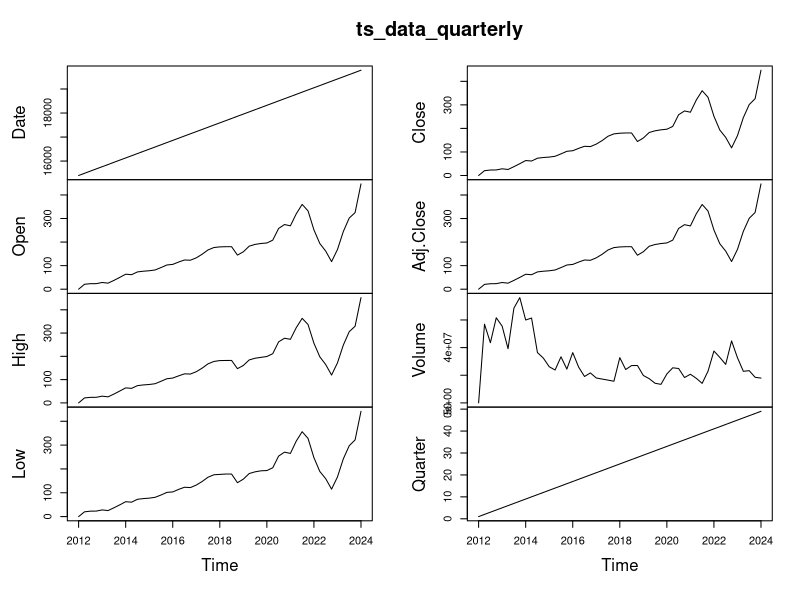
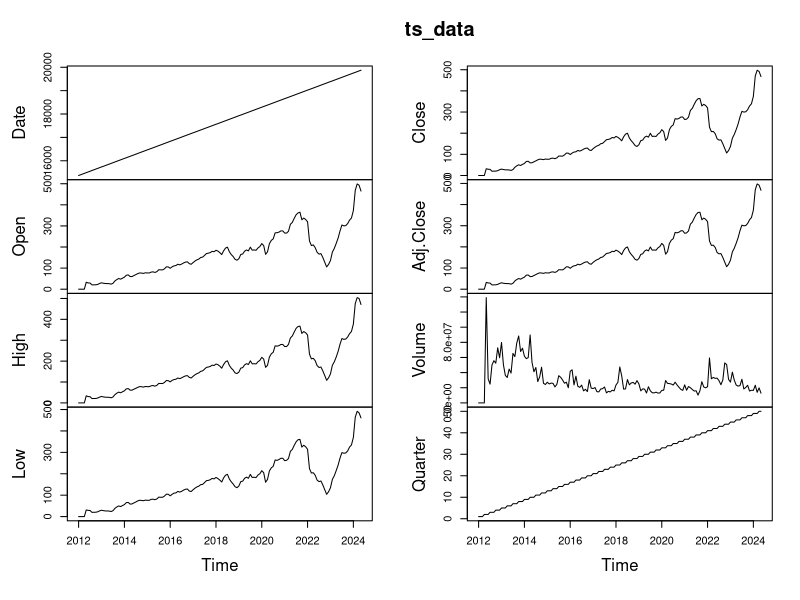
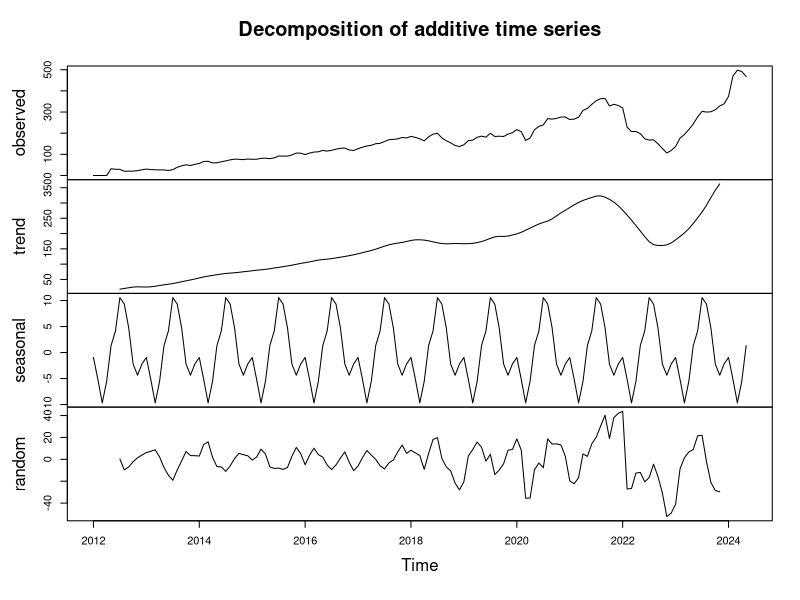
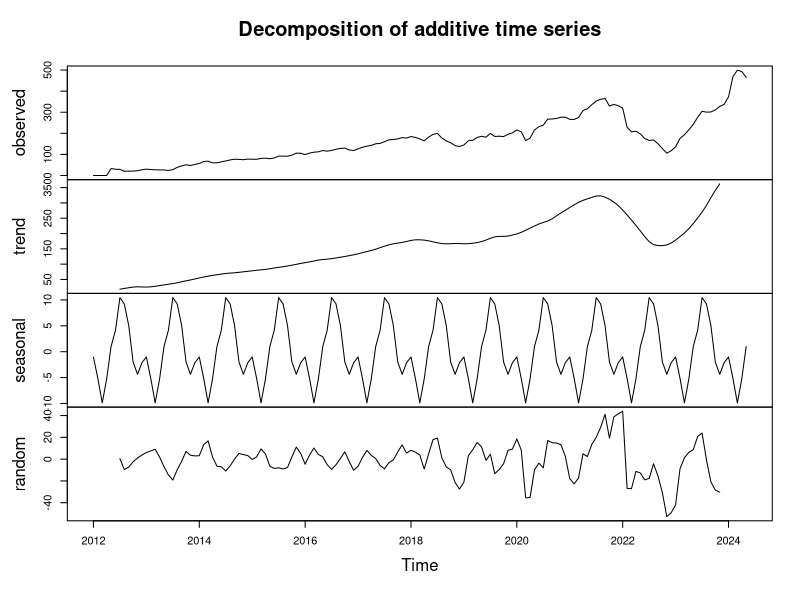
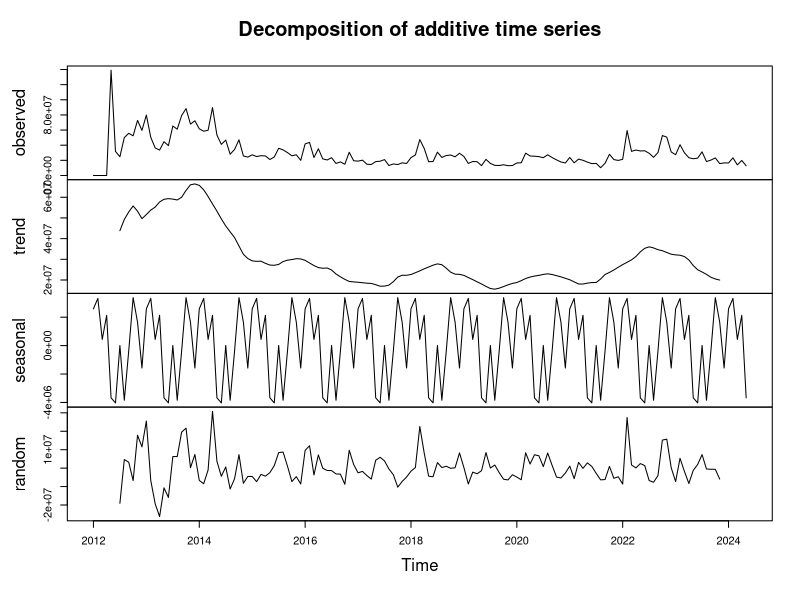
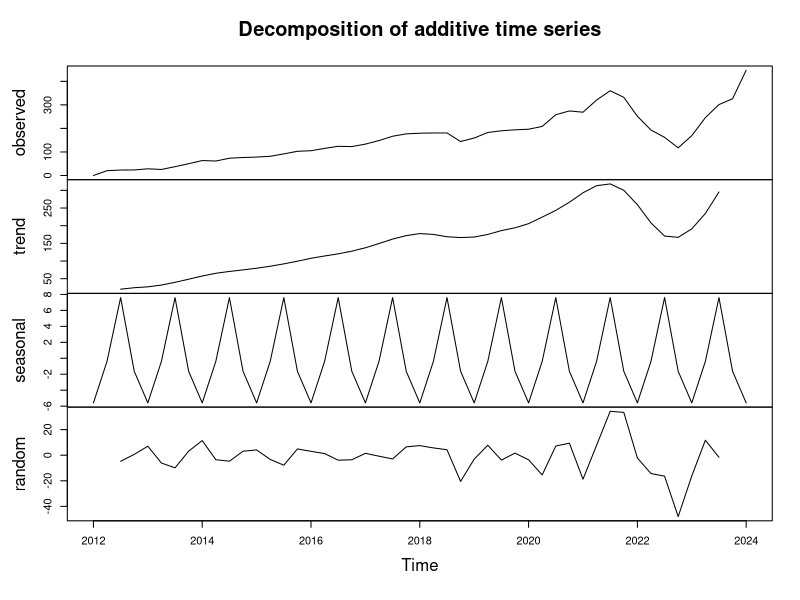
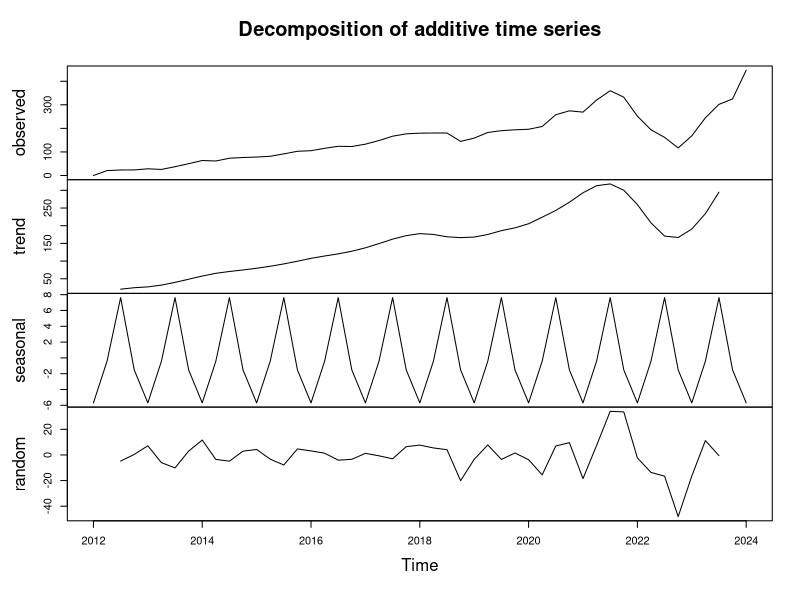
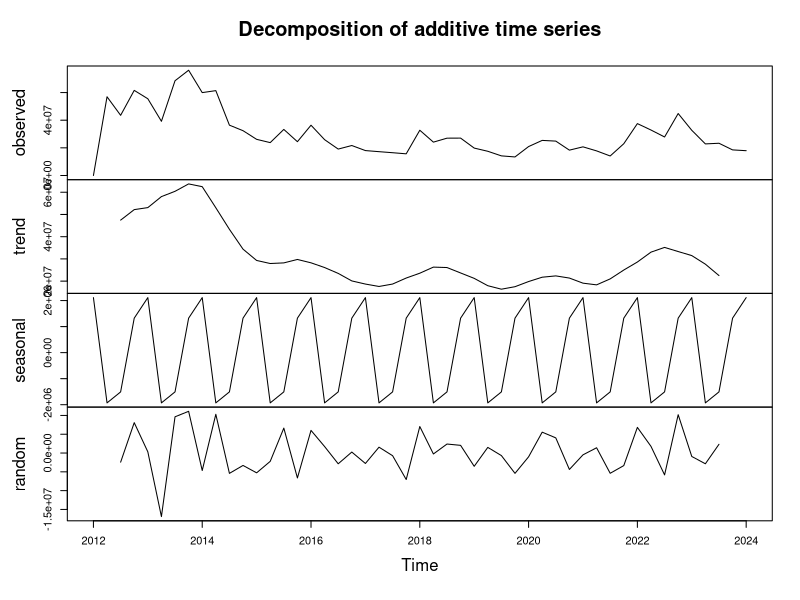

These charts were generated, in order, by the following R code:
## ---- chunk 1
knitr::opts_chunk$set(echo = TRUE)
library(tidyverse)
library(lubridate)
library(forecast)
library(gridExtra)
library(ggplot2)
library(TTR)

## ---- chunk 2
data <- read.csv("./monthly_averages.csv")

# 1.1 Převod datumu na správný datový typ Date
data <- data %>%
  mutate(Date = as.Date(Date, format="%Y-%m-%d"))

# 1.2 Seřazení podle datumu
data <- data %>%
  arrange(Date) 

# 1.3 Agregace pro kvartály
data <- data %>%
  mutate(Quarter = paste(year(Date), quarter(Date), sep = " Q"))

data
## ---- chunk 3
# Měsíc
ts_data <- ts(data, start = c(year(min(data$Date)), month(min(data$Date))), frequency = 12)

# Kvartál
ts_data_quarterly <- aggregate(ts_data, nfrequency=4, FUN=mean) # kvartál - mean(ni -> ni+3)

# Složka close - kvartál, rok
ts_data_close <- ts(data$Close, start = c(year(min(data$Date)), month(min(data$Date))), frequency = 12)
ts_data_quarterly_close <- aggregate(ts_data_close, nfrequency=4, FUN=mean)

# Složka open - kvartál, rok
ts_data_open <- ts(data$Open, start = c(year(min(data$Date)), month(min(data$Date))), frequency = 12)
ts_data_quarterly_open <- aggregate(ts_data_open, nfrequency=4, FUN=mean)

# Složka vol - kvartál, rok
ts_data_vol <- ts(data$Volume, start = c(year(min(data$Date)), month(min(data$Date))), frequency = 12)
ts_data_quarterly_vol <- aggregate(ts_data_vol, nfrequency=4, FUN=mean)

# výstupy
ts_data
ts_data_quarterly
plot(ts_data_quarterly)
plot(ts_data)
## ---- chunk 4
# Dekompozice
decomposed <- decompose(ts_data)

decomp_close <- decompose(ts_data_close)
decomp_open <- decompose(ts_data_open)
decomp_vol <- decompose(ts_data_vol)

decomp_qclose <- decompose(ts_data_quarterly_close, type = "additive")
decomp_qopen <- decompose(ts_data_quarterly_open, type = "additive")
decomp_qvol <- decompose(ts_data_quarterly_vol, type = "additive")

# Vizualizace - dekompozice časové řady
# roční
plot(decomp_close)
plot(decomp_open)
plot(decomp_vol)

# kvartální
plot(decomp_qclose)
plot(decomp_qopen)
plot(decomp_qvol)
## ---- chunk 5
# Budeme porovnávat - náhled do dat
# 1. vytvoříme Time Series pro dané proměnné
ts_close <- ts(data$Close, start = c(year(min(data$Date)), month(min(data$Date))), frequency = 12) # ročí - pro hodnotu Close
ts_volume <- ts(data$Volume, start = c(year(min(data$Date)), month(min(data$Date))), frequency = 12) # ročí - pro hodnotu Volume
ts_open <- ts(data$Open, start = c(year(min(data$Date)), month(min(data$Date))), frequency = 12) # ročí - pro hodnotu Volume

plot(ts_close)
plot(ts_volume)
plot(ts_open)

# grafy jedotlivých proměnných s vyhlazením
p1 <- ggplot(data, aes(x = Date, y = Close)) +
  geom_line(color = "blue") +
  geom_smooth(method = "loess", color = "red", se = FALSE, size = 0.5) +
  ggtitle("Close")

p2 <- ggplot(data, aes(x = Date, y = Volume)) +
  geom_line(color = "blue") +
  geom_smooth(method = "loess", color = "red", se = FALSE, size = 0.5) +
  ggtitle("Volume")

p3 <- ggplot(data, aes(x = Date, y = Open)) +
  geom_line(color = "blue") +
  geom_smooth(method = "loess", color = "red", se = FALSE, size = 0.5) +
  ggtitle("Open")

# zobrazení
grid.arrange(p1, p2, p3, ncol = 1)

## ---- chunk 6


## ---- chunk 7
# Jednoduché exponenciální vyrovnání
ses_close <- ses(data$Close, h = 12)
ses_open <- ses(data$Open, h = 12)
ses_volume <- ses(data$Volume, h = 12)

# Nahrání výsledků k půlvodnímu datasetu
data <- data %>%
  mutate(SES_Close = fitted(ses_close),
         SES_Open = fitted(ses_open),
         SES_Volume = fitted(ses_volume))

# Vizualizace
p4 <- ggplot(data, aes(x = Date)) +
  geom_line(aes(y = Close), color = "blue") +
  geom_line(aes(y = SES_Close), color = "purple", size = 1) +
  labs(title = "Close s vyhazením Simple Exponential Smoothing", x = "Date", y = "Close Price")

p5 <- ggplot(data, aes(x = Date)) +
  geom_line(aes(y = Volume), color = "blue") +
  geom_line(aes(y = SES_Volume), color = "purple", size = 1) +
  labs(title = "Volume s vyhlazením Simple Exponential Smoothing", x = "Date", y = "Volume")

p6 <- ggplot(data, aes(x = Date)) +
  geom_line(aes(y = Open), color = "blue") +
  geom_line(aes(y = SES_Open), color = "purple", size = 1) +
  labs(title = "Open Price s vyhlazením Simple Exponential Smoothing", x = "Date", y = "Open Price")

# Zobrazení grafů vedle sebe
grid.arrange(p4, p5, p6, ncol = 1)
## ---- chunk 8
# 3. Analýza

# Autokorelační funkce
lag_max <- 60 #-> 5 let
qlag_max <- 20 #-> 5 let
# ACF a PACF pro 'close'
residual_close <- decomp_close$random
residual_close <- na.omit(residual_close) # Odstranění NA hodnot
acf(residual_close, main="ACF pro close", lag.max=lag_max)
#=> jsou prahové korelace - slabá korelace - v dlouhodobém posunu klesá
pacf(residual_close, lag.max=lag_max)
#=> jsou prahové korelace - slabá korelace - v dlouhodobém posunu klesá

# kvartály
residual_qclose <- decomp_qclose$random
residual_qclose <- na.omit(residual_qclose) # Odstranění NA hodnot
acf(residual_qclose, main="ACF pro close v Q", lag.max=lag_max)
#=> NEjsou prahové korelace - slabá korelace - v dlouhodobém posunu klesá
pacf(residual_qclose, lag.max=qlag_max)
#=> jsou prahové korelace - slabá korelace - v dlouhodobém posunu klesá

# ACF a PACF pro 'open'
residual_open <- decomp_open$random
residual_open <- na.omit(residual_open)
acf(residual_open, main="ACF pro open", lag.max=lag_max)
#=> jsou prahové korelace - slabá korelace, ale vyskytuje se i ve 3. lagu
#- nějaký milník nebo pád
# - v dlouhodobém posunu klesá
pacf(residual_open, lag.max=lag_max)
#=> jsou prahové korelace - slabá korelace - v dlouhodobém posunu klesá

# kvartály
residual_qopen <- decomp_qopen$random
residual_qopen <- na.omit(residual_qopen)
acf(residual_qopen, main="ACF pro open v Q", lag.max=lag_max)
#=> NEjsou prahové korelace - slabá korelace - v dlouhodobém posunu klesá
pacf(residual_qopen, lag.max=qlag_max)
#=> NEjsou prahové korelace - slabá korelace - v dlouhodobém posunu klesá

# ACF a PACF pro 'volume'
residual_volume <- decomp_vol$random
residual_volume <- na.omit(residual_volume)
acf(residual_volume, main="ACF pro volume", lag.max=lag_max)
#=> NEjsou prahové korelace - slabá korelace - v dlouhodobém posunu klesá
pacf(residual_volume, lag.max=lag_max)
#=> NEjsou prahové korelace - slabá korelace - v dlouhodobém posunu klesá

# kvartály
residual_qvol <- decomp_qvol$random
residual_qvol <- na.omit(residual_qvol)
acf(residual_qvol, main="ACF pro volume v Q", lag.max=lag_max)
#=> NEjsou prahové korelace - slabá korelace - v dlouhodobém posunu klesá
pacf(residual_qvol, lag.max=qlag_max)
#=> jsou prahové korelace - 6. kvartál vůči 1. - slabá korelace - v dlouhodobém posunu klesá

## ---- chunk 9
# Vytvoření modelu sezónnosti pomocí tslm

# Model sezónnosti pro Close
model_close <- tslm(ts_close ~ trend + season)
summary(model_close)
model_close$coefficients

# Model sezónnosti pro Open
model_open <- tslm(ts_open ~ trend + season)
summary(model_open)
model_open$coefficients

# Model sezónnosti pro Volume
model_volume <- tslm(ts_volume ~ trend + season)
summary(model_volume)
model_volume$coefficients

model_qclose <- tslm(ts_data_quarterly_close ~ trend + season)
summary(model_qclose)
checkresiduals(model_qclose)

## ---- chunk 10
checkresiduals(model_close)
checkresiduals(model_volume)
checkresiduals(model_open)
## ---- chunk 11
# Předpověď pomocí modelu sezónnosti
fc_close <- forecast(model_close, h = 12)
fc_open <- forecast(model_open, h = 12)
fc_volume <- forecast(model_volume, h = 12)
fc_qclose <- forecast(model_qclose, h=4)

# Vizualizace výsledků modelu a předpovědi
p7 <- autoplot(fc_close) +
  labs(title = "Předpověď pro Close Price", x = "Date", y = "Close Price")

p8 <- autoplot(fc_open) +
  labs(title = "Předpověď pro Open Price", x = "Date", y = "Open Price")

p9 <- autoplot(fc_volume) +
  labs(title = "Předpověď pro Volume", x = "Date", y = "Volume")

p10 <- autoplot(fc_qclose)+
    labs(title = "TSLM Předpověď pro Q Close", x = "Date", y = "Close Price")


# Zobrazení grafů vedle sebe
grid.arrange(p7, p8, p9, p10, ncol = 1)

## ---- chunk 12
# Roční close
sarima_close <- auto.arima(ts_close, seasonal=TRUE)
fitted_values_close <- fitted(sarima_close)

summary(sarima_close)
# Optimali ARIMA model: ARIMA(2,1,2)
# => AR - využíváme 2 předchozí hodnoty časové řady k predikci současné hodnoty
# => I - Diference: data byly jednou diferencovaná  kvůli stacionaritě
# => MA - zohledňuje dvě předchozí chyby (rezidua) k predikci současné hodnoty
# => Drift - trend v modelu - konstanta

# ar - autoregresní koefeicienty
# ma - koeficienty klouzavého průměru


predict_sarima_close <- forecast(fitted_values_close, h=12)

ps1 <- autoplot(ts_close, series="Vstupní data")+
  autolayer(predict_sarima_close , series="Predikce SARIMA - close")+
  labs(title = "SARIMA - Předpověď pro Close", x = "Date", y = "Close")


# Roční open
sarima_open <- auto.arima(ts_open, seasonal=TRUE)
fitted_values_open <- fitted(sarima_open)

summary(sarima_open)
# ARIMA(3,1,3) with drift
predict_sarima_open <- forecast(fitted_values_open, h=12)

ps2 <- autoplot(ts_open, series="Vstupní data")+
  autolayer(predict_sarima_open , series="Predikce SARIMA - open")+
  labs(title = "SARIMA - Předpověď pro Open", x = "Date", y = "Open")


# Roční volume
sarima_volume <- auto.arima(ts_volume, seasonal=TRUE)
fitted_values_volume <- fitted(sarima_volume)
summary(sarima_volume)
# ARIMA(0,1,1) 

predict_sarima_volume <- forecast(fitted_values_volume, h=12)

ps3 <- autoplot(ts_volume, series="Vstupní data")+
  autolayer(predict_sarima_volume , series="Predikce SARIMA - volume")+
  labs(title = "SARIMA - Předpověď pro Volume", x = "Date", y = "Volume")


# SARIMA kvartál close
sarima_qclose <- auto.arima(ts_data_quarterly_close, seasonal=TRUE)

# Vypočítané hodnoty modelem
fitted_values_qclose <- fitted(sarima_qclose)
pred_q_sarima_close <- forecast(sarima_qclose, h=4)

# Vizualizace
ps4 <- autoplot(ts_data_quarterly_close, series="Vstupní data")+
  autolayer(pred_q_sarima_close, series="Predikce SARIMA - Q close")+
  labs(title = "SARIMA - Předpověď pro Q Close", x = "Date", y = "Close")

grid.arrange(ps1, ps2, ps3, ps4, ncol = 1)

## ---- chunk 13

# Roční Close
ets_model_close <- ets(ts_close)
ets_fitted_close <- fitted(ets_model_close)
ets_pred_close <- forecast(ets_fitted_close,h=12)

pe1 <- autoplot(ts_close, series="Vstupní data") +
  autolayer(ets_pred_close  , series="Predikce Close")+
  labs(title = "ETS - Předpověď pro Close", x = "Date", y = "Close")

# Roční Open
ets_model_open <- ets(ts_open, model="AAA")
ets_fitted_open <- fitted(ets_model_open)
ets_pred_open <- forecast(ets_fitted_open,h=12)

pe2 <- autoplot(ts_open, series="Vstupní data") +
  autolayer(ets_pred_open  , series="Predikce Open") +
  labs(title = "ETS - Předpověď pro Open", x = "Date", y = "Open")


# Roční Volume
ets_model_volume <- ets(ts_volume, model="AAA")
ets_fitted_volume <- fitted(ets_model_volume)
ets_pred_volume <- forecast(ets_fitted_volume,h=12)

pe3 <- autoplot(ts_volume, series="Vstupní data") +
  autolayer(ets_pred_volume  , series="Predikce Volume") + 
  labs(title = "ETS - Předpověď pro Volume", x = "Date", y = "Volume")


# Close Q

ets_model_qclose <- ets(ts_data_quarterly_close, model="AAA") # změna na automatickou volbu modelu
ets_fitted_qclose <-fitted(ets_model_qclose)
ets_pred_qclose <- forecast(ets_fitted_qclose, h=4)

# ETS - vizualizace
pe4 <- autoplot(ts_data_quarterly_close, series="Vstupní data") +
  autolayer(ets_pred_qclose , series="Fitted data") +
  labs(title = "ETS - Předpověď pro Q Close", x = "Date", y = "Q Close")

grid.arrange(pe1, pe2, pe3, pe4, ncol = 1)

## ---- chunk 14
# SMA pro Close
sma_close <- SMA(data$Close, n = 3) # 3-měsíční klouzavý průměr

# Vizualizace SMA modelu
ggplot(data, aes(x = Date)) +
  geom_line(aes(y = Close), color = "blue") +
  geom_line(aes(y = sma_close), color = "red", size = 1) +
  labs(title = "Close Price s vyhlazením SMA", x = "Date", y = "Close Price")
## ---- chunk 15
Close = ts_data_quarterly[,'Close']
Open = ts_data_quarterly[, 'Open']
High = ts_data_quarterly[, 'High']
Low = ts_data_quarterly[, 'Low']
Volume = ts_data_quarterly[, 'Volume']

lag <- 20 #-> 5 let
ccf(Close, Open,na.action =na.pass, lag=lag)
ccf(Close, High,na.action =na.pass, lag=lag)
ccf(Close, Low,na.action =na.pass, lag=lag)
ccf(Volume, Open,na.action =na.pass, lag=lag)
## ---- chunk 16
# SARIMA
checkresiduals(sarima_close)
# p-value < 2.2e-16 => ZAMÍTÁME H0

# LM
checkresiduals(model_close)
# p-value < 2.2e-16 => ZAMÍTÁME H0

# ETS
checkresiduals(ets_model_close)
# p-value < 2.2e-16 => ZAMÍTÁME H0
## ---- chunk 17
# Vyhodnocení modelů
res <- data.frame(
  Model = c('Linear model','SARIMA', 'ETS'),
  'AIC Close' = c(AIC(model_close),AIC(sarima_close),AIC(ets_model_close)),
  'AIC Open' = c(AIC(model_open),AIC(sarima_open),AIC(ets_model_open)),
  'AIC Volume' = c(AIC(model_volume),AIC(sarima_volume),AIC(ets_model_volume)),
  'AIC Q_Close' = c(AIC(model_qclose),AIC(sarima_qclose),AIC(ets_model_qclose))
)

res_long <- res %>%
  pivot_longer(cols = -Model,
               names_to = "Kriterium",
               values_to = "AIC")

res_matrix <- t(as.matrix(res[, -1]))

# Vytvoření barplotu
ggplot(res_long, aes(x = Kriterium, y = AIC, fill = Model)) +
  geom_col(position = "dodge") +
  labs(title = "Porovnání Akaikeho kritéria pro jednotlivé modely",
       y = "Hodnoty AIC") +
  theme_minimal()

